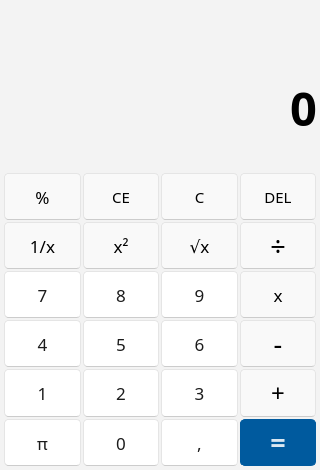
<?xml version="1.0" encoding="UTF-8"?>
<ui version="4.0">
 <class>Form</class>
 <widget class="QWidget" name="Form">
  <property name="geometry">
   <rect>
    <x>0</x>
    <y>0</y>
    <width>320</width>
    <height>470</height>
   </rect>
  </property>
  <property name="font">
   <font>
    <family>Segoe MDL2 Assets</family>
    <pointsize>28</pointsize>
   </font>
  </property>
  <property name="windowTitle">
   <string>Calculadora</string>
  </property>
  <property name="styleSheet">
   <string notr="true">background-color: rgb(243, 243, 243);</string>
  </property>
  <widget class="QPushButton" name="pushButton">
   <property name="geometry">
    <rect>
     <x>4</x>
     <y>173</y>
     <width>77</width>
     <height>47</height>
    </rect>
   </property>
   <property name="font">
    <font>
     <family>Malgun Gothic Semilight</family>
     <pointsize>13</pointsize>
    </font>
   </property>
   <property name="styleSheet">
    <string notr="true">QPushButton{
	background-color: rgb(249, 249, 249);
	border :1px solid #E5E5E5;
	border-bottom: 1px solid #CCCCCC;
	border-radius:4px;
}

QPushButton::hover{
	background-color: rgb(246, 246, 246);
}

QPushButton::pressed{
	background-color: rgb(244, 244, 244);
	color:rgb(93, 93, 93);
}</string>
   </property>
   <property name="text">
    <string>%</string>
   </property>
  </widget>
  <widget class="QPushButton" name="pushButton_2">
   <property name="geometry">
    <rect>
     <x>83</x>
     <y>173</y>
     <width>76</width>
     <height>47</height>
    </rect>
   </property>
   <property name="font">
    <font>
     <family>Malgun Gothic Semilight</family>
     <pointsize>11</pointsize>
    </font>
   </property>
   <property name="styleSheet">
    <string notr="true">QPushButton{
	background-color: rgb(249, 249, 249);
	border :1px solid #E5E5E5;
	border-bottom: 1px solid #CCCCCC;
	border-radius:4px;
}

QPushButton::hover{
	background-color: rgb(246, 246, 246);
}

QPushButton::pressed{
	background-color: rgb(244, 244, 244);
	color:rgb(93, 93, 93);
}</string>
   </property>
   <property name="text">
    <string>CE</string>
   </property>
  </widget>
  <widget class="QPushButton" name="btnreset">
   <property name="geometry">
    <rect>
     <x>161</x>
     <y>173</y>
     <width>77</width>
     <height>47</height>
    </rect>
   </property>
   <property name="font">
    <font>
     <family>Malgun Gothic Semilight</family>
     <pointsize>11</pointsize>
    </font>
   </property>
   <property name="styleSheet">
    <string notr="true">QPushButton{
	background-color: rgb(249, 249, 249);
	border :1px solid #E5E5E5;
	border-bottom: 1px solid #CCCCCC;
	border-radius:4px;
}

QPushButton::hover{
	background-color: rgb(246, 246, 246);
}

QPushButton::pressed{
	background-color: rgb(244, 244, 244);
	color:rgb(93, 93, 93);
}</string>
   </property>
   <property name="text">
    <string>C</string>
   </property>
  </widget>
  <widget class="QPushButton" name="btndel">
   <property name="geometry">
    <rect>
     <x>240</x>
     <y>173</y>
     <width>76</width>
     <height>47</height>
    </rect>
   </property>
   <property name="font">
    <font>
     <family>Malgun Gothic Semilight</family>
     <pointsize>11</pointsize>
    </font>
   </property>
   <property name="styleSheet">
    <string notr="true">QPushButton{
	background-color: rgb(249, 249, 249);
	border :1px solid #E5E5E5;
	border-bottom: 1px solid #CCCCCC;
	border-radius:4px;
}

QPushButton::hover{
	background-color: rgb(246, 246, 246);
}

QPushButton::pressed{
	background-color: rgb(244, 244, 244);
	color:rgb(93, 93, 93);
}</string>
   </property>
   <property name="text">
    <string>DEL</string>
   </property>
  </widget>
  <widget class="QPushButton" name="pushButton_5">
   <property name="geometry">
    <rect>
     <x>4</x>
     <y>222</y>
     <width>77</width>
     <height>47</height>
    </rect>
   </property>
   <property name="font">
    <font>
     <family>Malgun Gothic Semilight</family>
     <pointsize>13</pointsize>
    </font>
   </property>
   <property name="styleSheet">
    <string notr="true">QPushButton{
	background-color: rgb(249, 249, 249);
	border :1px solid #E5E5E5;
	border-bottom: 1px solid #CCCCCC;
	border-radius:4px;
}

QPushButton::hover{
	background-color: rgb(246, 246, 246);
}

QPushButton::pressed{
	background-color: rgb(244, 244, 244);
	color:rgb(93, 93, 93);
}</string>
   </property>
   <property name="text">
    <string>1/x</string>
   </property>
  </widget>
  <widget class="QPushButton" name="pushButton_6">
   <property name="geometry">
    <rect>
     <x>4</x>
     <y>419</y>
     <width>77</width>
     <height>47</height>
    </rect>
   </property>
   <property name="font">
    <font>
     <family>Malgun Gothic Semilight</family>
     <pointsize>13</pointsize>
    </font>
   </property>
   <property name="styleSheet">
    <string notr="true">QPushButton{
	background-color: rgb(255, 255, 255);
	border :1px solid #E5E5E5;
	border-bottom: 1px solid #CCCCCC;
	border-radius: 4px;
	color:rgb(27, 27, 27);
}

QPushButton::hover{
	background-color: rgb(252, 252, 252);
}

QPushButton::pressed{
	background-color: rgb(249, 249, 249);
	color:rgb(95, 95, 95);
}</string>
   </property>
   <property name="text">
    <string>π</string>
   </property>
  </widget>
  <widget class="QPushButton" name="btn1">
   <property name="geometry">
    <rect>
     <x>4</x>
     <y>369</y>
     <width>77</width>
     <height>48</height>
    </rect>
   </property>
   <property name="font">
    <font>
     <family>Malgun Gothic Semilight</family>
     <pointsize>13</pointsize>
    </font>
   </property>
   <property name="styleSheet">
    <string notr="true">QPushButton{
	background-color: rgb(255, 255, 255);
	border :1px solid #E5E5E5;
	border-bottom: 1px solid #CCCCCC;
	border-radius: 4px;
	color:rgb(27, 27, 27);
}

QPushButton::hover{
	background-color: rgb(252, 252, 252);
}

QPushButton::pressed{
	background-color: rgb(249, 249, 249);
	color:rgb(95, 95, 95);
}</string>
   </property>
   <property name="text">
    <string>1</string>
   </property>
  </widget>
  <widget class="QPushButton" name="btn4">
   <property name="geometry">
    <rect>
     <x>4</x>
     <y>320</y>
     <width>77</width>
     <height>47</height>
    </rect>
   </property>
   <property name="font">
    <font>
     <family>Malgun Gothic Semilight</family>
     <pointsize>13</pointsize>
    </font>
   </property>
   <property name="styleSheet">
    <string notr="true">QPushButton{
	background-color: rgb(255, 255, 255);
	border :1px solid #E5E5E5;
	border-bottom: 1px solid #CCCCCC;
	border-radius: 4px;
	color:rgb(27, 27, 27);
}

QPushButton::hover{
	background-color: rgb(252, 252, 252);
}

QPushButton::pressed{
	background-color: rgb(249, 249, 249);
	color:rgb(95, 95, 95);
}</string>
   </property>
   <property name="text">
    <string>4</string>
   </property>
  </widget>
  <widget class="QPushButton" name="btn7">
   <property name="geometry">
    <rect>
     <x>4</x>
     <y>271</y>
     <width>77</width>
     <height>47</height>
    </rect>
   </property>
   <property name="font">
    <font>
     <family>Malgun Gothic Semilight</family>
     <pointsize>13</pointsize>
    </font>
   </property>
   <property name="styleSheet">
    <string notr="true">QPushButton{
	background-color: rgb(255, 255, 255);
	border :1px solid #E5E5E5;
	border-bottom: 1px solid #CCCCCC;
	border-radius: 4px;
	color:rgb(27, 27, 27);
}

QPushButton::hover{
	background-color: rgb(252, 252, 252);
}

QPushButton::pressed{
	background-color: rgb(249, 249, 249);
	color:rgb(95, 95, 95);
}</string>
   </property>
   <property name="text">
    <string>7</string>
   </property>
  </widget>
  <widget class="QPushButton" name="pushButton_10">
   <property name="geometry">
    <rect>
     <x>83</x>
     <y>222</y>
     <width>76</width>
     <height>47</height>
    </rect>
   </property>
   <property name="font">
    <font>
     <family>Malgun Gothic Semilight</family>
     <pointsize>13</pointsize>
    </font>
   </property>
   <property name="styleSheet">
    <string notr="true">QPushButton{
	background-color: rgb(249, 249, 249);
	border :1px solid #E5E5E5;
	border-bottom: 1px solid #CCCCCC;
	border-radius:4px;
}

QPushButton::hover{
	background-color: rgb(246, 246, 246);
}

QPushButton::pressed{
	background-color: rgb(244, 244, 244);
	color:rgb(93, 93, 93);
}</string>
   </property>
   <property name="text">
    <string>x²</string>
   </property>
  </widget>
  <widget class="QPushButton" name="raiz">
   <property name="geometry">
    <rect>
     <x>161</x>
     <y>222</y>
     <width>77</width>
     <height>47</height>
    </rect>
   </property>
   <property name="font">
    <font>
     <family>Malgun Gothic Semilight</family>
     <pointsize>13</pointsize>
    </font>
   </property>
   <property name="styleSheet">
    <string notr="true">QPushButton{
	background-color: rgb(249, 249, 249);
	border :1px solid #E5E5E5;
	border-bottom: 1px solid #CCCCCC;
	border-radius:4px;
}

QPushButton::hover{
	background-color: rgb(246, 246, 246);
}

QPushButton::pressed{
	background-color: rgb(244, 244, 244);
	color:rgb(93, 93, 93);
}</string>
   </property>
   <property name="text">
    <string>√x</string>
   </property>
  </widget>
  <widget class="QPushButton" name="btn8">
   <property name="geometry">
    <rect>
     <x>83</x>
     <y>271</y>
     <width>76</width>
     <height>47</height>
    </rect>
   </property>
   <property name="font">
    <font>
     <family>Malgun Gothic Semilight</family>
     <pointsize>13</pointsize>
    </font>
   </property>
   <property name="styleSheet">
    <string notr="true">QPushButton{
	background-color: rgb(255, 255, 255);
	border :1px solid #E5E5E5;
	border-bottom: 1px solid #CCCCCC;
	border-radius: 4px;
	color:rgb(27, 27, 27);
}

QPushButton::hover{
	background-color: rgb(252, 252, 252);
}

QPushButton::pressed{
	background-color: rgb(249, 249, 249);
	color:rgb(95, 95, 95);
}</string>
   </property>
   <property name="text">
    <string>8</string>
   </property>
  </widget>
  <widget class="QPushButton" name="btndiv">
   <property name="geometry">
    <rect>
     <x>240</x>
     <y>222</y>
     <width>76</width>
     <height>47</height>
    </rect>
   </property>
   <property name="font">
    <font>
     <family>Malgun Gothic Semilight</family>
     <pointsize>20</pointsize>
    </font>
   </property>
   <property name="styleSheet">
    <string notr="true">QPushButton{
	background-color: rgb(249, 249, 249);
	border :1px solid #E5E5E5;
	border-bottom: 1px solid #CCCCCC;
	border-radius:4px;
}

QPushButton::hover{
	background-color: rgb(246, 246, 246);
}

QPushButton::pressed{
	background-color: rgb(244, 244, 244);
	color:rgb(93, 93, 93);
}</string>
   </property>
   <property name="text">
    <string>÷</string>
   </property>
  </widget>
  <widget class="QPushButton" name="btn9">
   <property name="geometry">
    <rect>
     <x>161</x>
     <y>271</y>
     <width>77</width>
     <height>47</height>
    </rect>
   </property>
   <property name="font">
    <font>
     <family>Malgun Gothic Semilight</family>
     <pointsize>13</pointsize>
    </font>
   </property>
   <property name="styleSheet">
    <string notr="true">QPushButton{
	background-color: rgb(255, 255, 255);
	border :1px solid #E5E5E5;
	border-bottom: 1px solid #CCCCCC;
	border-radius: 4px;
	color:rgb(27, 27, 27);
}

QPushButton::hover{
	background-color: rgb(252, 252, 252);
}

QPushButton::pressed{
	background-color: rgb(249, 249, 249);
	color:rgb(95, 95, 95);
}</string>
   </property>
   <property name="text">
    <string>9</string>
   </property>
  </widget>
  <widget class="QPushButton" name="btnmult">
   <property name="geometry">
    <rect>
     <x>240</x>
     <y>271</y>
     <width>76</width>
     <height>47</height>
    </rect>
   </property>
   <property name="font">
    <font>
     <family>Malgun Gothic Semilight</family>
     <pointsize>13</pointsize>
    </font>
   </property>
   <property name="styleSheet">
    <string notr="true">QPushButton{
	background-color: rgb(249, 249, 249);
	border :1px solid #E5E5E5;
	border-bottom: 1px solid #CCCCCC;
	border-radius:4px;
}

QPushButton::hover{
	background-color: rgb(246, 246, 246);
}

QPushButton::pressed{
	background-color: rgb(244, 244, 244);
	color:rgb(93, 93, 93);
}</string>
   </property>
   <property name="text">
    <string>x</string>
   </property>
  </widget>
  <widget class="QPushButton" name="btn6">
   <property name="geometry">
    <rect>
     <x>161</x>
     <y>320</y>
     <width>77</width>
     <height>47</height>
    </rect>
   </property>
   <property name="font">
    <font>
     <family>Malgun Gothic Semilight</family>
     <pointsize>13</pointsize>
    </font>
   </property>
   <property name="styleSheet">
    <string notr="true">QPushButton{
	background-color: rgb(255, 255, 255);
	border :1px solid #E5E5E5;
	border-bottom: 1px solid #CCCCCC;
	border-radius: 4px;
	color:rgb(27, 27, 27);
}

QPushButton::hover{
	background-color: rgb(252, 252, 252);
}

QPushButton::pressed{
	background-color: rgb(249, 249, 249);
	color:rgb(95, 95, 95);
}</string>
   </property>
   <property name="text">
    <string>6</string>
   </property>
  </widget>
  <widget class="QPushButton" name="btn2">
   <property name="geometry">
    <rect>
     <x>83</x>
     <y>369</y>
     <width>76</width>
     <height>48</height>
    </rect>
   </property>
   <property name="font">
    <font>
     <family>Malgun Gothic Semilight</family>
     <pointsize>13</pointsize>
    </font>
   </property>
   <property name="styleSheet">
    <string notr="true">QPushButton{
	background-color: rgb(255, 255, 255);
	border :1px solid #E5E5E5;
	border-bottom: 1px solid #CCCCCC;
	border-radius: 4px;
	color:rgb(27, 27, 27);
}

QPushButton::hover{
	background-color: rgb(252, 252, 252);
}

QPushButton::pressed{
	background-color: rgb(249, 249, 249);
	color:rgb(95, 95, 95);
}</string>
   </property>
   <property name="text">
    <string>2</string>
   </property>
  </widget>
  <widget class="QPushButton" name="btn5">
   <property name="geometry">
    <rect>
     <x>83</x>
     <y>320</y>
     <width>76</width>
     <height>47</height>
    </rect>
   </property>
   <property name="font">
    <font>
     <family>Malgun Gothic Semilight</family>
     <pointsize>13</pointsize>
    </font>
   </property>
   <property name="styleSheet">
    <string notr="true">QPushButton{
	background-color: rgb(255, 255, 255);
	border :1px solid #E5E5E5;
	border-bottom: 1px solid #CCCCCC;
	border-radius: 4px;
	color:rgb(27, 27, 27);
}

QPushButton::hover{
	background-color: rgb(252, 252, 252);
}

QPushButton::pressed{
	background-color: rgb(249, 249, 249);
	color:rgb(95, 95, 95);
}</string>
   </property>
   <property name="text">
    <string>5</string>
   </property>
  </widget>
  <widget class="QPushButton" name="btnsub">
   <property name="geometry">
    <rect>
     <x>240</x>
     <y>320</y>
     <width>76</width>
     <height>47</height>
    </rect>
   </property>
   <property name="font">
    <font>
     <family>Malgun Gothic Semilight</family>
     <pointsize>20</pointsize>
    </font>
   </property>
   <property name="styleSheet">
    <string notr="true">QPushButton{
	background-color: rgb(249, 249, 249);
	border :1px solid #E5E5E5;
	border-bottom: 1px solid #CCCCCC;
	border-radius:4px;
}

QPushButton::hover{
	background-color: rgb(246, 246, 246);
}

QPushButton::pressed{
	background-color: rgb(244, 244, 244);
	color:rgb(93, 93, 93);
}</string>
   </property>
   <property name="text">
    <string>-</string>
   </property>
  </widget>
  <widget class="QPushButton" name="btnsum">
   <property name="geometry">
    <rect>
     <x>240</x>
     <y>369</y>
     <width>76</width>
     <height>48</height>
    </rect>
   </property>
   <property name="font">
    <font>
     <family>Malgun Gothic Semilight</family>
     <pointsize>18</pointsize>
     <weight>50</weight>
     <italic>false</italic>
     <bold>false</bold>
     <underline>false</underline>
     <strikeout>false</strikeout>
     <kerning>true</kerning>
    </font>
   </property>
   <property name="styleSheet">
    <string notr="true">QPushButton{
	background-color: rgb(249, 249, 249);
	border :1px solid #E5E5E5;
	border-bottom: 1px solid #CCCCCC;
	border-radius:4px;
}

QPushButton::hover{
	background-color: rgb(246, 246, 246);
}

QPushButton::pressed{
	background-color: rgb(244, 244, 244);
	color:rgb(93, 93, 93);
}</string>
   </property>
   <property name="text">
    <string>+</string>
   </property>
  </widget>
  <widget class="QPushButton" name="btn3">
   <property name="geometry">
    <rect>
     <x>161</x>
     <y>369</y>
     <width>77</width>
     <height>48</height>
    </rect>
   </property>
   <property name="font">
    <font>
     <family>Malgun Gothic Semilight</family>
     <pointsize>13</pointsize>
    </font>
   </property>
   <property name="styleSheet">
    <string notr="true">QPushButton{
	background-color: rgb(255, 255, 255);
	border :1px solid #E5E5E5;
	border-bottom: 1px solid #CCCCCC;
	border-radius: 4px;
	color:rgb(27, 27, 27);
}

QPushButton::hover{
	background-color: rgb(252, 252, 252);
}

QPushButton::pressed{
	background-color: rgb(249, 249, 249);
	color:rgb(95, 95, 95);
}</string>
   </property>
   <property name="text">
    <string>3</string>
   </property>
  </widget>
  <widget class="QPushButton" name="btn0">
   <property name="geometry">
    <rect>
     <x>83</x>
     <y>419</y>
     <width>76</width>
     <height>47</height>
    </rect>
   </property>
   <property name="font">
    <font>
     <family>Malgun Gothic Semilight</family>
     <pointsize>13</pointsize>
    </font>
   </property>
   <property name="styleSheet">
    <string notr="true">QPushButton{
	background-color: rgb(255, 255, 255);
	border :1px solid #E5E5E5;
	border-bottom: 1px solid #CCCCCC;
	border-radius: 4px;
	color:rgb(27, 27, 27);
}

QPushButton::hover{
	background-color: rgb(252, 252, 252);
}

QPushButton::pressed{
	background-color: rgb(249, 249, 249);
	color:rgb(95, 95, 95);
}</string>
   </property>
   <property name="text">
    <string>0</string>
   </property>
  </widget>
  <widget class="QPushButton" name="btnresult">
   <property name="geometry">
    <rect>
     <x>240</x>
     <y>419</y>
     <width>76</width>
     <height>47</height>
    </rect>
   </property>
   <property name="font">
    <font>
     <family>Malgun Gothic Semilight</family>
     <pointsize>20</pointsize>
     <weight>75</weight>
     <italic>false</italic>
     <bold>true</bold>
     <underline>false</underline>
     <strikeout>false</strikeout>
     <stylestrategy>PreferDefault</stylestrategy>
    </font>
   </property>
   <property name="layoutDirection">
    <enum>Qt::LeftToRight</enum>
   </property>
   <property name="styleSheet">
    <string notr="true">QPushButton{
	background-color: rgb(0, 90, 158);
	color:rgb(218, 231, 241);
	border :1px solid #005A9E;
	border-radius: 5%  4.3%;
	text-align: center;
	position: absolute;	
}

QPushButton::hover{
	background-color: rgb(25, 106, 167);
}

QPushButton::pressed{
	background-color: rgb(49, 121, 175);
	color:rgb(173, 201, 223);
}</string>
   </property>
   <property name="text">
    <string>=</string>
   </property>
  </widget>
  <widget class="QPushButton" name="btndecimal">
   <property name="geometry">
    <rect>
     <x>161</x>
     <y>419</y>
     <width>77</width>
     <height>47</height>
    </rect>
   </property>
   <property name="font">
    <font>
     <family>Malgun Gothic Semilight</family>
     <pointsize>13</pointsize>
    </font>
   </property>
   <property name="styleSheet">
    <string notr="true">QPushButton{
	background-color: rgb(255, 255, 255);
	border :1px solid #E5E5E5;
	border-bottom: 1px solid #CCCCCC;
	border-radius: 4px;
	color:rgb(27, 27, 27);
}

QPushButton::hover{
	background-color: rgb(252, 252, 252);
}

QPushButton::pressed{
	background-color: rgb(249, 249, 249);
	color:rgb(95, 95, 95);
}</string>
   </property>
   <property name="text">
    <string>,</string>
   </property>
  </widget>
  <widget class="QLineEdit" name="lineEdit">
   <property name="geometry">
    <rect>
     <x>10</x>
     <y>80</y>
     <width>311</width>
     <height>61</height>
    </rect>
   </property>
   <property name="font">
    <font>
     <family>Malgun Gothic</family>
     <pointsize>35</pointsize>
     <weight>75</weight>
     <bold>true</bold>
    </font>
   </property>
   <property name="inputMask">
    <string/>
   </property>
   <property name="text">
    <string>0</string>
   </property>
   <property name="maxLength">
    <number>17</number>
   </property>
   <property name="frame">
    <bool>false</bool>
   </property>
   <property name="alignment">
    <set>Qt::AlignBottom|Qt::AlignRight|Qt::AlignTrailing</set>
   </property>
  </widget>
  <widget class="QLabel" name="label">
   <property name="enabled">
    <bool>false</bool>
   </property>
   <property name="geometry">
    <rect>
     <x>10</x>
     <y>48</y>
     <width>298</width>
     <height>31</height>
    </rect>
   </property>
   <property name="font">
    <font>
     <family>Leelawadee UI Semilight</family>
     <pointsize>11</pointsize>
    </font>
   </property>
   <property name="text">
    <string/>
   </property>
   <property name="alignment">
    <set>Qt::AlignRight|Qt::AlignTrailing|Qt::AlignVCenter</set>
   </property>
  </widget>
 </widget>
 <resources/>
 <connections/>
</ui>
